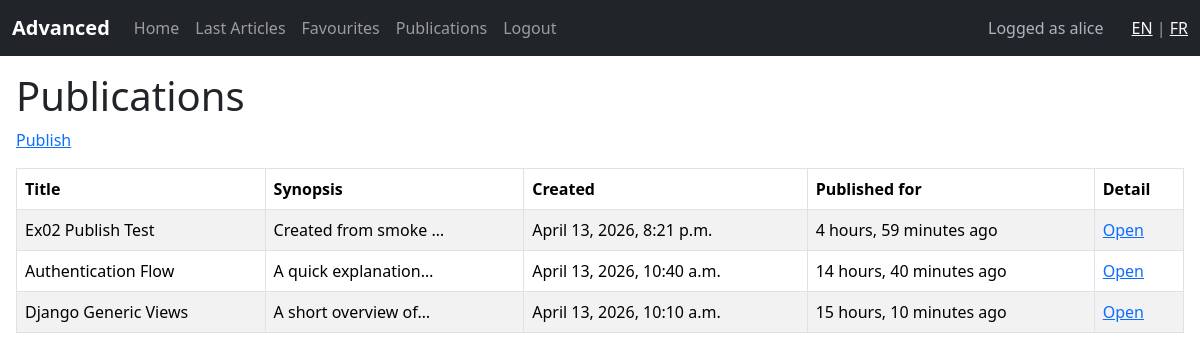
Page /en/publications/ (signed in) on the committed database.
### ex00/models.py (models this page shows, shortened)
class Article(models.Model):
    title = models.CharField(max_length=64, null=False)
    content = models.TextField(null=False)
    author = models.ForeignKey('auth.User', null=False, on_delete=models.CASCADE)
    synopsis = models.CharField(max_length=312, null=False)
    created = models.DateTimeField(auto_now_add=True)

### ex01/views.py (the view)
# urls.py: path('publications/', ex01_views.PublicationsView.as_view(), name='publications'),
class PublicationsView(LoginRequiredMixin, ListView):
    model = Article
    template_name = 'publications.html'
    context_object_name = 'articles'
    queryset = Article.objects.select_related('author').all().order_by('-created')
    def get_queryset(self):
        return self.queryset.filter(author=self.request.user)

### Templates/publications.html (shortened to what this page needs)
<!DOCTYPE html>
{% load static %}
<html lang="en">
<head>
    <link href="https://cdn.jsdelivr.net/npm/bootstrap@5.3.3/dist/css/bootstrap.min.css" rel="stylesheet">
    <link rel="stylesheet" href="{% static 'css/menu.css' %}">
</head>
<body>
    {% include 'partials/menu.html' %}
    <div class="content-wrap">
    <h1>Publications</h1>
    <p><a href="{% url 'publish' %}">Publish</a></p>
    <table class="table table-striped table-bordered">
        <thead>
            <tr>
                <th>Title</th>
                <th>Synopsis</th>
                <th>Created</th>
                <th>Published for</th>
                <th>Detail</th>
            </tr>
        </thead>
        <tbody>
            {% for article in articles %}
                <tr>
                    <td>{{ article.title }}</td>
                    <td>{{ article.synopsis|truncatechars:20 }}</td>
                    <td>{{ article.created }}</td>
                    <td>{{ article.created|timesince }} ago</td>
                    <td><a href="{% url 'detail' article.id %}">Open</a></td>
                </tr>
            {% empty %}
                <tr>
                    <td colspan="5">No publications found for current user.</td>
                </tr>
            {% endfor %}
        </tbody>
    </table>
    </div>
</body>
</html>

### Templates/partials/menu.html (shortened to what this page needs)
{% load i18n %}
{% get_current_language as LANGUAGE_CODE %}
<nav class="navbar navbar-expand-lg navbar-dark bg-dark site-nav">
    <div class="container-fluid">
        <a class="navbar-brand" href="{% url 'home' %}">Advanced</a>
        <div class="collapse navbar-collapse" id="mainNav">
            <ul class="navbar-nav me-auto mb-2 mb-lg-0">
                <li class="nav-item">
                    <a class="nav-link" href="{% url 'home' %}">{% if LANGUAGE_CODE == 'fr' %}Accueil{% else %}Home{% endif %}</a>
                </li>
                <li class="nav-item">
                    <a class="nav-link" href="{% url 'articles' %}">{% if LANGUAGE_CODE == 'fr' %}Derniers articles{% else %}Last Articles{% endif %}</a>
                </li>
                {% if user.is_authenticated %}
                    <li class="nav-item">
                        <a class="nav-link" href="{% url 'favourites' %}">{% if LANGUAGE_CODE == 'fr' %}Favoris{% else %}Favourites{% endif %}</a>
                    </li>
                    <li class="nav-item">
                        <a class="nav-link" href="{% url 'publications' %}">{% if LANGUAGE_CODE == 'fr' %}Publications{% else %}Publications{% endif %}</a>
                    </li>
                    <li class="nav-item">
                        <a class="nav-link" href="{% url 'logout' %}">{% if LANGUAGE_CODE == 'fr' %}Déconnexion{% else %}Logout{% endif %}</a>
                    </li>
                {% endif %}
            </ul>
            {% if user.is_authenticated %}
                <span class="navbar-text logged-as">{% if LANGUAGE_CODE == 'fr' %}Connecté en tant que {{ user.username }}{% else %}Logged as {{ user.username }}{% endif %}</span>
            {% endif %}
            <span class="navbar-text ms-3">
                {% language 'en' %}
                    <a class="text-light" href="{% url 'articles' %}">EN</a>
                {% endlanguage %}
                |
                {% language 'fr' %}
                    <a class="text-light" href="{% url 'articles' %}">FR</a>
                {% endlanguage %}
            </span>
        </div>
    </div>
</nav>

### static/css/menu.css (style rules this page uses)
.site-nav { margin-bottom: 1rem; }
.site-nav .navbar-brand { font-weight: 600; }
.site-nav .logged-as { color: #adb5bd; margin-right: 0.75rem; }
.content-wrap { padding: 0 1rem 1rem; }

### rows in the picture
Article: title "Ex02 Publish Test", synopsis "Created from smoke …", created "April 13, 2026, 8:21 p.m.", created "4 hours, 59 minutes"
Article: title "Authentication Flow", synopsis "A quick explanation…", created "April 13, 2026, 10:40 a.m.", created "14 hours, 40 minutes"
Article: title "Django Generic Views", synopsis "A short overview of…", created "April 13, 2026, 10:10 a.m.", created "15 hours, 10 minutes"

### other values in the picture
{{ user.username }} "alice"
